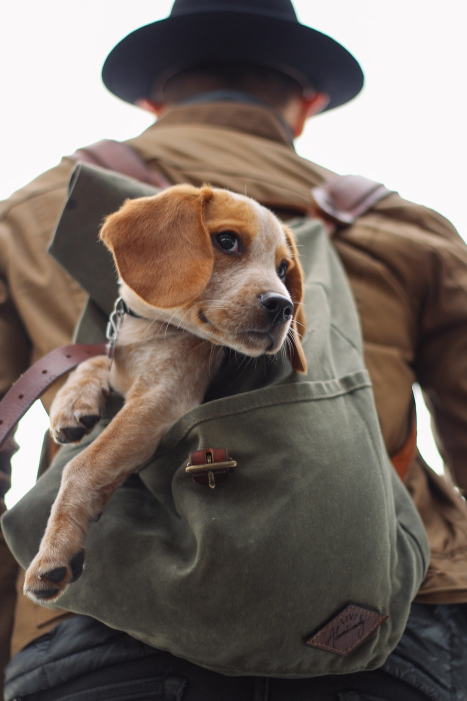
#> input picture DATA/dog_backpack.png, 934 x 1401 px (shown at 1/2 size)
$ jupyter execute blending_pasting.ipynb
#> lines starting #> are read from the running program, lines starting #| are printed output that depends on the picture; after the words box and inside, x2 and y2 are one past the last pixel; in counts of white or black regions, pixels touching at a corner belong together
[cell 1]
import cv2

[cell 2]
img1 = cv2.imread("../DATA/dog_backpack.png")
#> img1 is the input picture: shape (1401, 934, 3); mean B, G, R 99.5, 106.7, 118.1
img1 = cv2.cvtColor(img1,cv2.COLOR_BGR2RGB)

[cell 3]
img2 = cv2.imread("../DATA/watermark_no_copy.png")
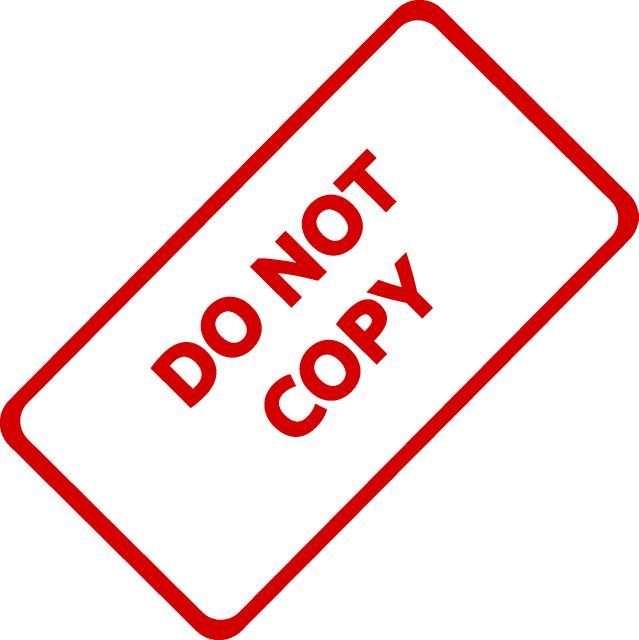
#> input picture DATA/watermark_no_copy.png, 1277 x 1280 px (shown at 1/2 size)
#> img2 is the input picture: shape (1280, 1277, 3); mean B, G, R 226.7, 226.7, 250.2
img2 = cv2.cvtColor(img2,cv2.COLOR_BGR2RGB)

[cell 4]
import matplotlib.pyplot as plt

[cell 5]
def show_img(img):
    fig = plt.figure(figsize=(10,8))
    ax = fig.add_subplot(111)
    ax.imshow(img)

[cell 6]
show_img(img2)

[cell 7]
print(img1.shape)
#| (1401, 934, 3)
print(img2.shape)
#| (1280, 1277, 3)

[cell 8]
# blending images of same size
img1_1 = cv2.resize(img1,(1200,1200))
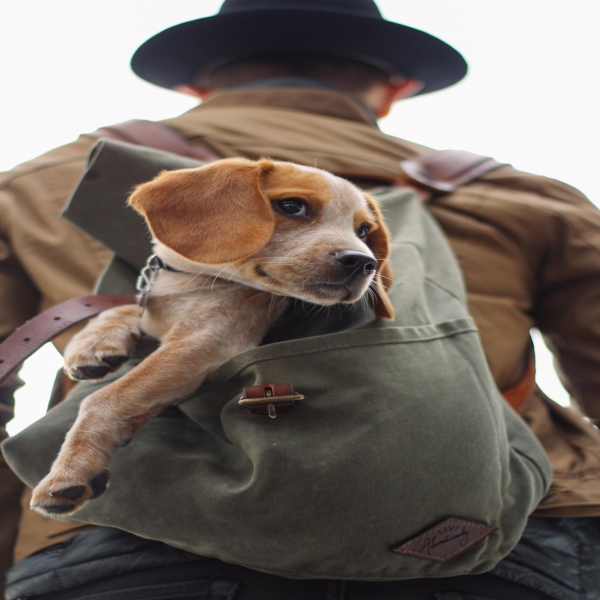
#> img1_1: shape (1200, 1200, 3) (shown at 1/2 size); mean R, G, B 118, 106.6, 99.4
img2_1 = cv2.resize(img2,(1200,1200))

[cell 9]
show_img(img1_1)

[cell 10]
blended_img = cv2.addWeighted(img1_1,0.8,img2_1,0.1,0)
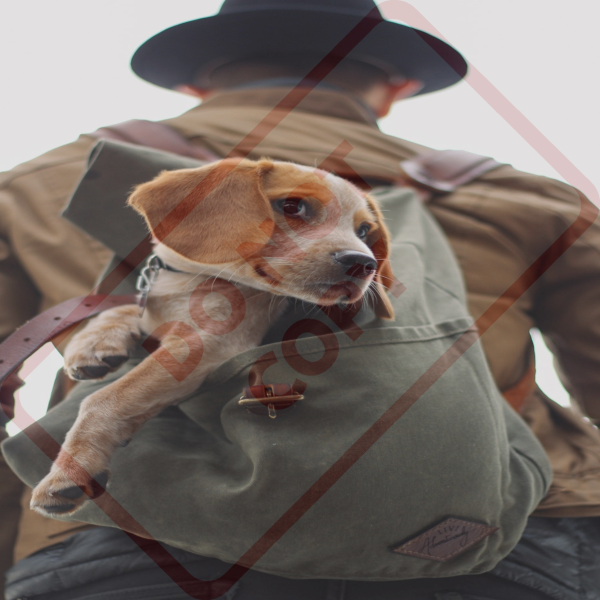
#> blended_img: shape (1200, 1200, 3) (shown at 1/2 size); mean R, G, B 119.5, 108, 102.3
show_img(blended_img)

[cell 11]
# overlay  different sizes
# small image on large image , reassign the numpy array value

[cell 12]
img2_1 = cv2.resize(img2,(600,600))
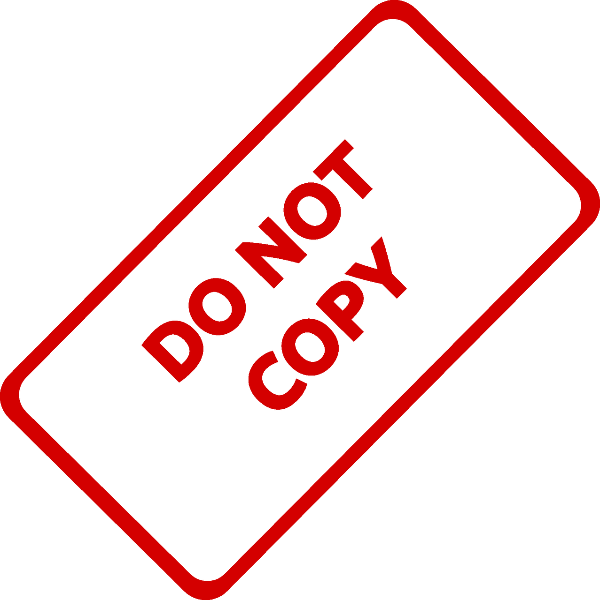
#> img2_1: shape (600, 600, 3); mean R, G, B 250.2, 226.7, 226.7

[cell 13]
img1_1[0:img2_1.shape[0],0:img2_1.shape[1]] = img2_1
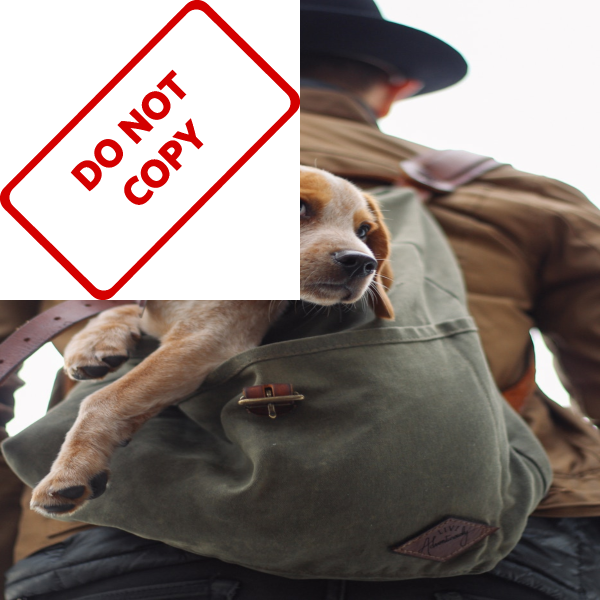
#> img1_1: shape (1200, 1200, 3) (shown at 1/2 size); mean R, G, B 142.7, 129.9, 125.3

[cell 14]
show_img(img1_1)

# Masks

[cell 15]
show_img(img1_1)

[cell 16]
img2gray = cv2.cvtColor(img2_1, cv2.COLOR_RGB2GRAY)
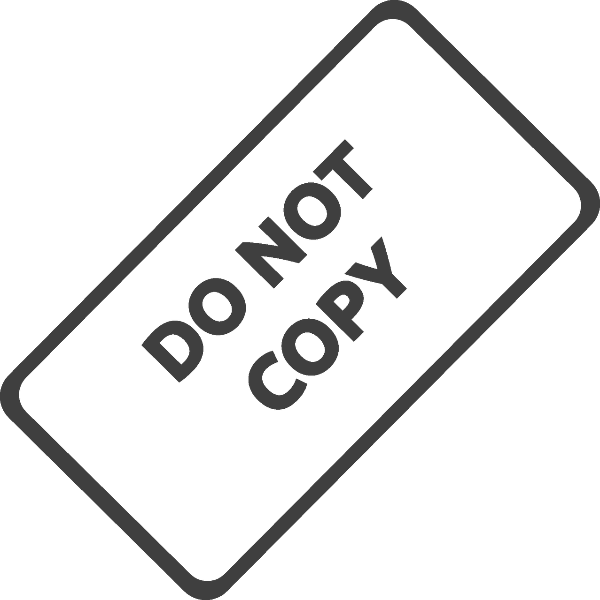
#> img2gray: shape (600, 600); min 60, max 255, mean 233.7

[cell 17]
show_img(img2gray)

[cell 18]
plt.imshow(img2gray, cmap="gray")

[cell 19]
# mask takes only the white portion and removes all black

[cell 20]
mask_inv = cv2.bitwise_not(img2gray)
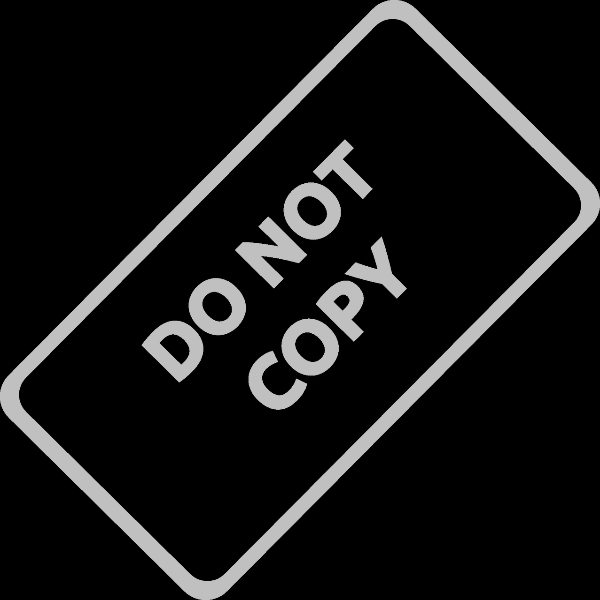
#> mask_inv: shape (600, 600); min 0, max 195, mean 21.3

[cell 21]
plt.imshow(mask_inv, cmap="gray")

[cell 22]
mask_inv.shape
#> Out = (600, 600)

[cell 23]
import numpy as np

[cell 24]
img2w = np.full(img2_1.shape,255)

[cell 25]
img2w.shape
#> Out = (600, 600, 3)

[cell 26]
bk = cv2.bitwise_or(img2w, img2w, mask=mask_inv)
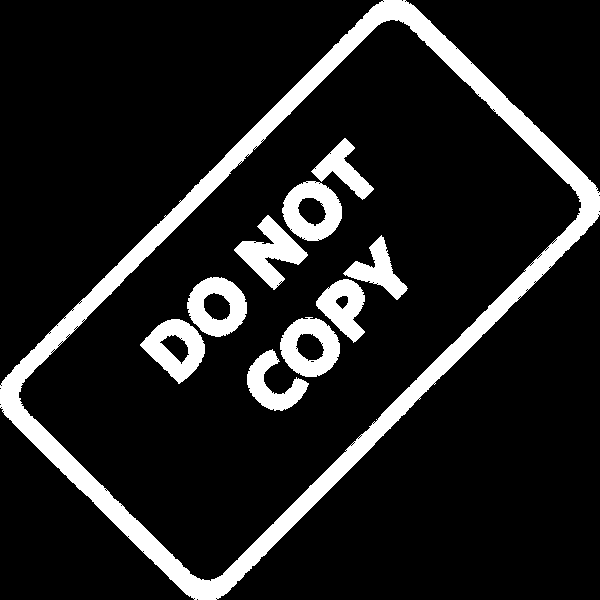
#> bk: shape (600, 600, 3) int32; 12.8% white; 10 white regions, largest, box (x1, y1, x2, y2) and area: (0, 0, 600, 600) 28681, (234, 215, 308, 290) 2264, (282, 181, 342, 241) 2185
#> img2w: shape (600, 600, 3) int64; every value is 255

[cell 27]
show_img(bk)

[cell 28]
bk.shape
#> Out = (600, 600, 3)

[cell 29]
fg = cv2.bitwise_or(img2_1,img2_1, mask=mask_inv)
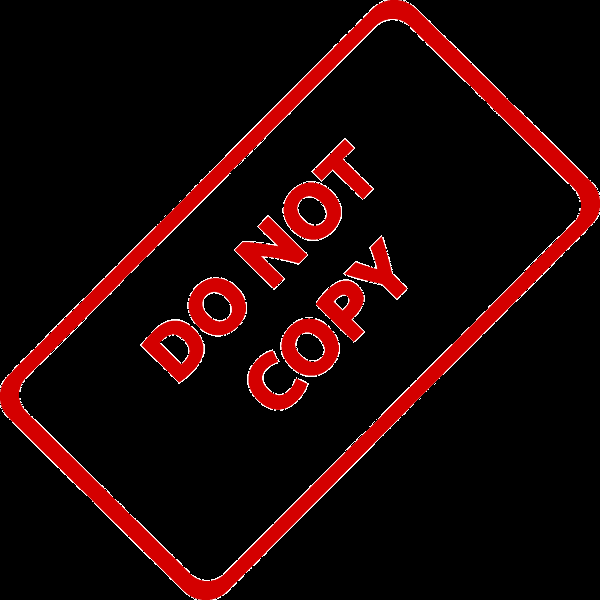
#> fg: shape (600, 600, 3); mean R, G, B 27.8, 4.3, 4.3
